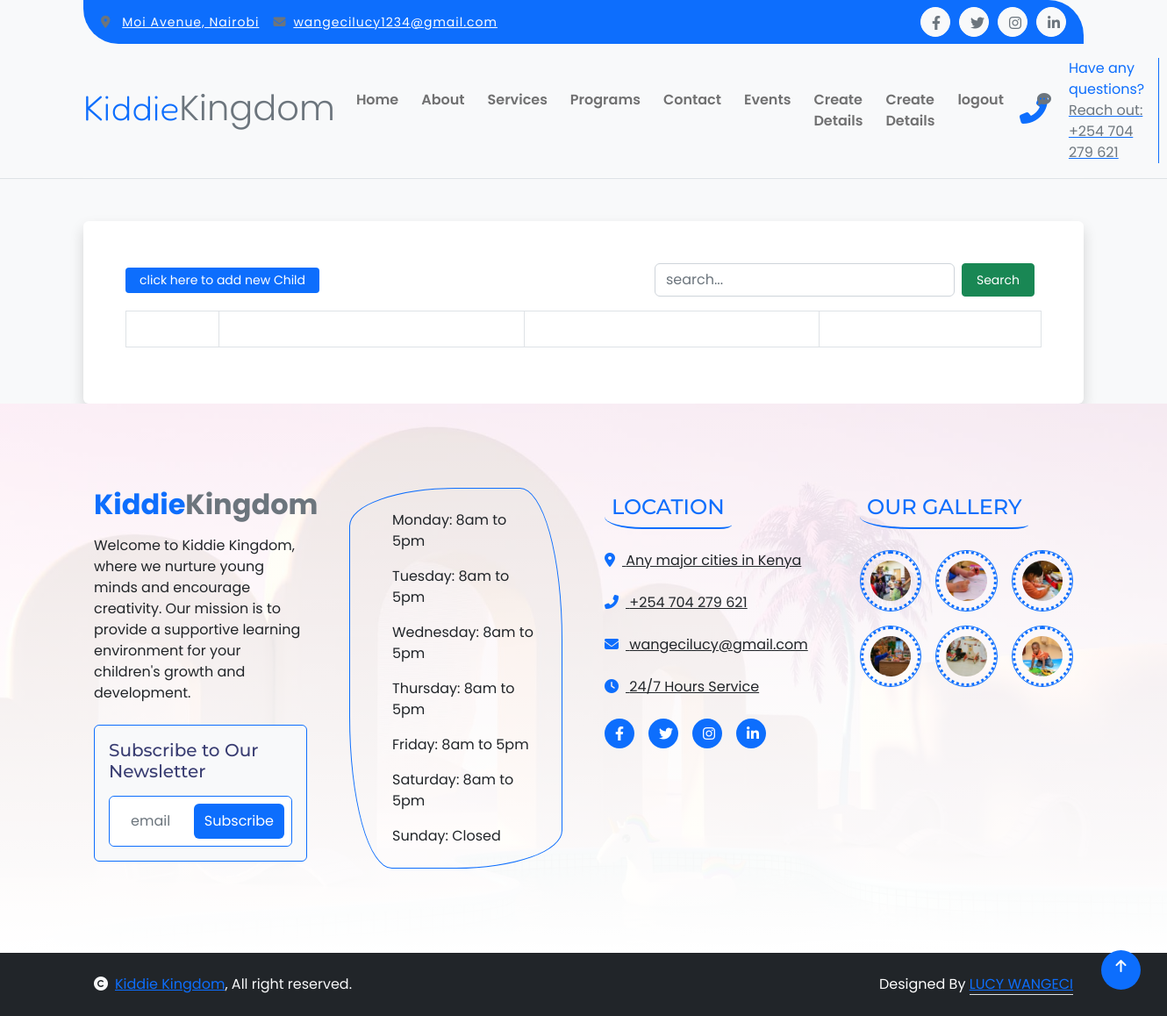
Before: /index2/ with the older database file.
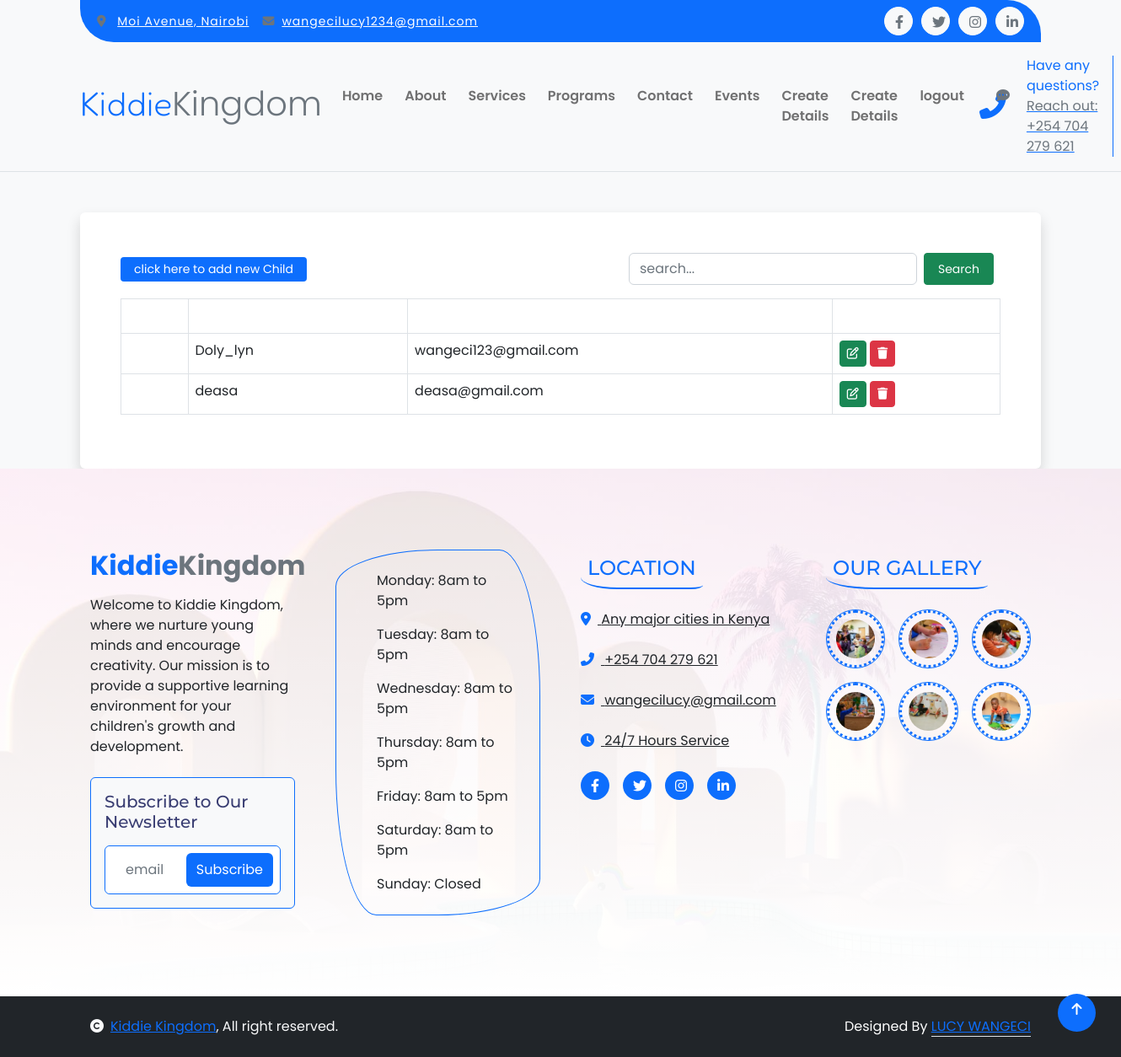
After: the same page with the newer database file.
### app/models.py (models this page shows, shortened)
class Student(models.Model):
    name = models.CharField(max_length=100, verbose_name="Student Name")
    email = models.EmailField(max_length=277, verbose_name="Student Email")

### app/views.py (the view, shortened to what this page needs)
# urls.py: path('index2/', views.index2, name="index2"),
def index2(request):
    students = Student.objects.all()
    search_query = ""
    context = {"students": students, "search_query": search_query}
    return render(request, "index2.html", context=context)

### app/templates/index2.html (shortened to what this page needs)
{% extends 'base.html' %}
{% load static %}
{% block body %}
  <head>
    <link rel="stylesheet" href="https://cdnjs.cloudflare.com/ajax/libs/font-awesome/6.4.0/css/all.min.css" />
    <link href="https://cdn.jsdelivr.net/npm/bootstrap@5.2.3/dist/css/bootstrap.min.css" rel="stylesheet">
</head>
  <body class="bg-light">
    <div class="container mt-5 p-5 rounded shadow bg-white">
        <div class="d-flex mb-3 justify-content-between align-items-center">
            <a href="" data-bs-toggle="modal" data-bs-target="#addnewstudentModal" class="btn btn-primary px-3 btn-sm">click here to add new Child</a>
            <div class="">
                <form method="post" class="d-flex">
                    <input type="search" name="query" class="form-control" placeholder="search..." value="{{search_query}}">
                    <button class="btn btn-success btn-sm px-3 mx-2" name="search">Search</button>
                </form>
            </div>
        </div>
        <table class="table table-bordered">
            <thead>
                <tr>
                    <th scope="col">ID</th>
                    <th scope="col">Kid's Name</th>
                    <th scope="col">Kid's Email</th>
                    <th scope="col">Actions</th>
                </tr>
            </thead>
            <tbody>
                {% for student in students %}
                    <tr>
                        <th>{{student.id}}</th>
                        <td>{{student.name}}</td>
                        <td>{{student.email}}</td>
                        <td>
                            <a href="" data-bs-toggle="modal" data-bs-target="#updatestudentModal_{{student.id}}" class="btn btn-sm btn-success"><i class="fa-regular fa-pen-to-square"></i></a>
                            <a href="" data-bs-toggle="modal" data-bs-target="#deletestudentModal_{{student.id}}" class="btn btn-sm btn-danger"><i class="fa-solid fa-trash"></i></a>
                        </td>
                    </tr>
                {% endfor %}
            </tbody>
        </table>
    </div>
  </body>
{% endblock %}

Changed rows visible on the page:
added Student: name "Doly_lyn", email "wangeci123@gmail.com"
added Student: name "deasa", email "deasa@gmail.com"
